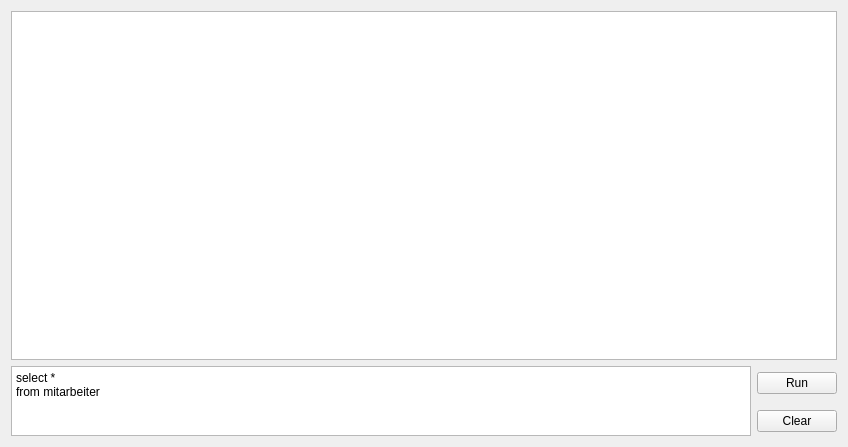
<?xml version="1.0" encoding="UTF-8"?>
<ui version="4.0">
 <class>Form_Arbeien</class>
 <widget class="QWidget" name="Form_Arbeien">
  <property name="windowModality">
   <enum>Qt::ApplicationModal</enum>
  </property>
  <property name="geometry">
   <rect>
    <x>0</x>
    <y>0</y>
    <width>848</width>
    <height>447</height>
   </rect>
  </property>
  <property name="acceptDrops">
   <bool>true</bool>
  </property>
  <property name="windowTitle">
   <string>Form</string>
  </property>
  <property name="autoFillBackground">
   <bool>true</bool>
  </property>
  <layout class="QGridLayout" name="gridLayout">
   <item row="0" column="0" colspan="2">
    <widget class="QTableWidget" name="tableWidget_Arbeiten"/>
   </item>
   <item row="1" column="0" rowspan="2">
    <widget class="QTextEdit" name="textEdit">
     <property name="html">
      <string>&lt;!DOCTYPE HTML PUBLIC &quot;-//W3C//DTD HTML 4.0//EN&quot; &quot;http://www.w3.org/TR/REC-html40/strict.dtd&quot;&gt;
&lt;html&gt;&lt;head&gt;&lt;meta name=&quot;qrichtext&quot; content=&quot;1&quot; /&gt;&lt;meta charset=&quot;utf-8&quot; /&gt;&lt;style type=&quot;text/css&quot;&gt;
p, li { white-space: pre-wrap; }
hr { height: 1px; border-width: 0; }
li.unchecked::marker { content: &quot;\2610&quot;; }
li.checked::marker { content: &quot;\2612&quot;; }
&lt;/style&gt;&lt;/head&gt;&lt;body style=&quot; font-family:'Segoe UI'; font-size:9pt; font-weight:400; font-style:normal;&quot;&gt;
&lt;p style=&quot; margin-top:0px; margin-bottom:0px; margin-left:0px; margin-right:0px; -qt-block-indent:0; text-indent:0px;&quot;&gt;select * &lt;/p&gt;
&lt;p style=&quot; margin-top:0px; margin-bottom:0px; margin-left:0px; margin-right:0px; -qt-block-indent:0; text-indent:0px;&quot;&gt;from mitarbeiter&lt;/p&gt;&lt;/body&gt;&lt;/html&gt;</string>
     </property>
    </widget>
   </item>
   <item row="1" column="1">
    <widget class="QPushButton" name="pushButton">
     <property name="text">
      <string>Run</string>
     </property>
    </widget>
   </item>
   <item row="2" column="1">
    <widget class="QPushButton" name="pushButton_2">
     <property name="text">
      <string>Clear</string>
     </property>
    </widget>
   </item>
  </layout>
 </widget>
 <resources/>
 <connections/>
</ui>
